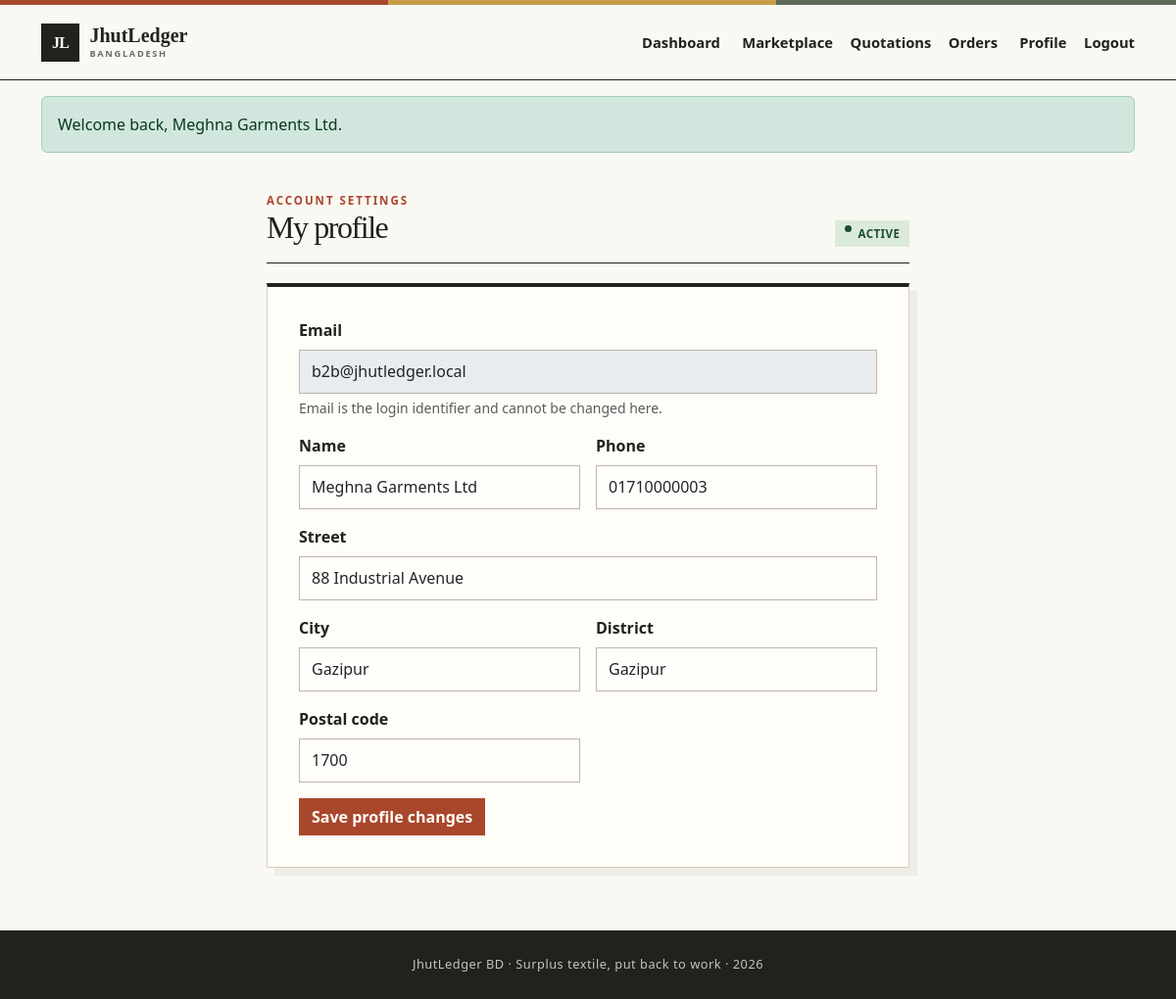
/Mixed/profile.php (signed in), run on the app's committed database.
### tables this page shows
CREATE TABLE users (
    user_id BIGINT UNSIGNED AUTO_INCREMENT PRIMARY KEY,
    name VARCHAR(120) NOT NULL,
    email VARCHAR(190) NOT NULL UNIQUE,
    phone VARCHAR(30) NOT NULL,
    password_hash VARCHAR(255) NOT NULL,
    street VARCHAR(180) NOT NULL,
    city VARCHAR(100) NOT NULL,
    district VARCHAR(100) NOT NULL,
    postal_code VARCHAR(20) NOT NULL,
    user_status ENUM('Active', 'Inactive', 'Pending') NOT NULL DEFAULT 'Active',
    created_at TIMESTAMP NOT NULL DEFAULT CURRENT_TIMESTAMP,
    INDEX idx_users_status (user_status),
    INDEX idx_users_created_at (created_at)
);

### Mixed/includes/functions.php (called while the page is built, shortened)
<?php
function appConfig(?string $key = null): mixed
{
    global $app;
    return $key === null ? $app : ($app[$key] ?? null);
}
function e(mixed $value): string
{
    return htmlspecialchars((string) $value, ENT_QUOTES | ENT_SUBSTITUTE, 'UTF-8');
}
function url(string $path = ''): string
{
    $base = (string) appConfig('base_url');
    return $base . ($path === '' ? '' : '/' . ltrim($path, '/'));
}
function statusClass(string $status): string
{
    return match (strtolower($status)) {
        'active', 'paid', 'accepted', 'completed' => 'badge-success',
        'inactive', 'rejected', 'failed', 'cancelled' => 'badge-danger',
        default => 'badge-warning',
    };
}

### Mixed/config/app.php (called while the page is built, shortened)
<?php
return [
    'name' => 'JhutLedger BD',
    'base_url' => rtrim(getenv('JHUTLEDGER_BASE_URL') ?: '/jhutledger', '/'),
    'admin_emails' => array_values(array_filter(array_map(
        static fn (string $email): string => strtolower(trim($email)),
        explode(',', getenv('JHUTLEDGER_ADMIN_EMAILS') ?: 'admin@jhutledger.local')
    ))),
];

### Mixed/includes/bootstrap.php (called while the page is built, shortened)
<?php
$app = require __DIR__ . '/../config/app.php';
require_once __DIR__ . '/functions.php';

### Mixed/profile.php (the view, shortened to what this page needs)
<?php
require __DIR__ . '/includes/bootstrap.php';
$pdo = db();
$statement = $pdo->prepare('SELECT user_id, name, email, phone, street, city, district, postal_code, user_status, created_at FROM users WHERE user_id = ?');
$statement->execute([currentUser()['user_id']]);
$profile = $statement->fetch();
$profile = array_merge($profile, (array) ($_SESSION['profile_values'] ?? []));
require __DIR__ . '/includes/header.php';
?>
<main class="container narrow">
    <div class="page-head">
        <div>
            <div class="eyebrow">Account settings</div>
            <h1 class="h2">My profile</h1>
        </div>
        <span class="<?= e(statusClass($profile['user_status'])) ?>"> <?= e($profile['user_status']) ?> </span>
    </div>
    <div class="panel mt-0">
        <form method="post" action="<?= e(url('Mixed/actions/update-profile.php')) ?>">
            <div class="form-grid">
                <div class="full">
                    <label class="form-label">Email</label>
                    <input class="form-control" disabled value="<?= e($profile['email']) ?>" />
                    <div class="form-text">Email is the login identifier and cannot be changed here.</div>
                </div>
                <div>
                    <label class="form-label" for="name">Name</label>
                    <input class="form-control" id="name" name="name" required value="<?= e($profile['name']) ?>" />
                </div>
                <div>
                    <label class="form-label" for="phone">Phone</label>
                    <input class="form-control" id="phone" name="phone" required value="<?= e($profile['phone']) ?>" />
                </div>
                <div class="full">
                    <label class="form-label" for="street">Street</label>
                    <input class="form-control" id="street" name="street" required value="<?= e($profile['street']) ?>" />
                </div>
                <div>
                    <label class="form-label" for="city">City</label>
                    <input class="form-control" id="city" name="city" required value="<?= e($profile['city']) ?>" />
                </div>
                <div>
                    <label class="form-label" for="district">District</label>
                    <input class="form-control" id="district" name="district" required value="<?= e($profile['district']) ?>" />
                </div>
                <div>
                    <label class="form-label" for="postal_code">Postal code</label>
                    <input class="form-control" id="postal_code" name="postal_code" required value="<?= e($profile['postal_code']) ?>" />
                </div>
                <div class="full">
                    <button class="btn btn-primary" type="submit">Save profile changes</button>
                </div>
            </div>
        </form>
    </div>
</main>
<?php require __DIR__ . '/includes/footer.php'; ?>

### Mixed/assets/css/app.css (style rules this page uses)
:root { --ink: #20221d; --muted: #686b61; --rust: #a9472d; --rust-dark: #80301f; --jute: #c89d4a; --sage: #5d6b58; --paper: #f3efe5; --paper-light: #faf8f2; --white: #fffdf8; --line: #d7d0c0; }
* { box-sizing: border-box; }
html { scroll-behavior: smooth; }
body { min-height: 100vh; margin: 0; color: var(--ink); background: var(--paper-light); font-family: "Segoe UI", Arial, sans-serif; }
.container { width: min(1180px, calc(100% - 2.5rem)); margin-inline: auto; }
.narrow { width: min(680px, calc(100% - 2rem)); }
.eyebrow { color: var(--rust); font-size: 0.72rem; font-weight: 800; letter-spacing: 0.17em; text-transform: uppercase; }
h1, h2, h3 { font-family: Georgia, "Times New Roman", serif; }
h1 { font-weight: 700; letter-spacing: -0.045em; }
.btn { border-radius: 0; font-weight: 700; }
.btn-primary { color: var(--white); background: var(--rust); border-color: var(--rust); }
.panel { padding: clamp(1.25rem, 3vw, 2rem); margin: 2rem 0; background: var(--white); border: 1px solid var(--line); border-top: 4px solid var(--ink); border-radius: 0; box-shadow: 8px 8px 0 rgba(32, 34, 29, 0.05); }
.form-label { font-weight: 700; }
.form-control, .form-select { min-height: 45px; border-color: #bdb7a9; border-radius: 0; background-color: #fffefa; }
.form-grid { display: grid; grid-template-columns: repeat(2, minmax(0, 1fr)); gap: 1rem; }
.form-grid .full { grid-column: 1 / -1; }
.page-head { display: flex; align-items: end; justify-content: space-between; gap: 1rem; margin: 2.5rem 0 1.25rem; padding-bottom: 1rem; border-bottom: 1px solid var(--ink); }
.page-head h1 { margin-bottom: 0; }
.badge-soft, .badge-success, .badge-warning, .badge-danger { display: inline-flex; padding: 0.3rem 0.6rem; border-radius: 0; font-size: 0.72rem; font-weight: 800; letter-spacing: 0.04em; text-transform: uppercase; }
.badge-success { color: #194e31; background: #dceadc; }
.badge-soft::before, .badge-success::before, .badge-warning::before, .badge-danger::before { content: ""; width: 0.45rem; height: 0.45rem; margin-right: 0.4rem; border-radius: 50%; background: currentColor; }
@media (prefers-reduced-motion: no-preference) { .motion-ready .reveal { opacity: 0; transform: translateY(24px); transition: opacity 0.7s cubic-bezier(0.22, 1, 0.36, 1), transform 0.7s cubic-bezier(0.22, 1, 0.36, 1); transition-delay: var(--reveal-delay, 0ms); } }
@media (prefers-reduced-motion: no-preference) { .motion-ready .reveal.is-visible { opacity: 1; transform: translate(0, 0); } }

### data on the page
users: user_status "ACTIVE", email "b2b@jhutledger.local", name "Meghna Garments Ltd", phone "01710000003", street "88 Industrial Avenue", city "Gazipur", district "Gazipur", postal_code "1700"

### other printed values
$flash['message'] "Welcome back, Meghna Garments Ltd."
